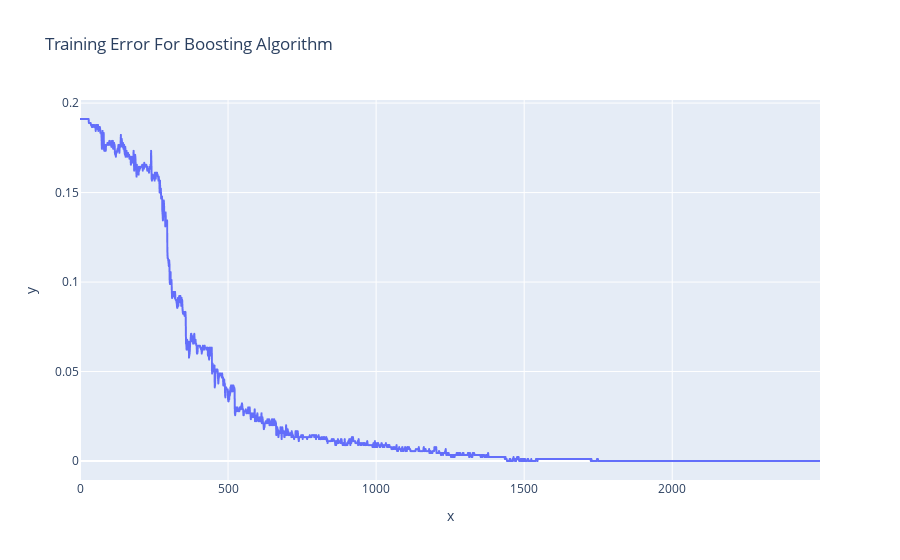

Notebook code for this chart:
### Code cell
import plotly.express as px
fig = px.line(y=training_err, x=range(len(training_err)), title=f"Training Error For Boosting Algorithm")
fig.show()

### Figure 1 — Plotly figure (JSON) as saved in the notebook; plotly's stock layout.template omitted (floating-point values rounded to 4 significant figures; data arrays with more than 128 entries replaced by an {"elided": "..."} marker saying what was removed)
{"data": [{"hovertemplate": "x=%{x}<br>y=%{y}<extra></extra>", "legendgroup": "", "line": {"color": "#636efa", "dash": "solid"}, "marker": {"symbol": "circle"}, "mode": "lines", "name": "", "showlegend": false, "type": "scattergl", "x": {"elided": "2500 int values"}, "xaxis": "x", "y": {"elided": "2500 float values"}, "yaxis": "y"}], "layout": {"legend": {"tracegroupgap": 0}, "title": {"text": "Training Error For Boosting Algorithm"}, "xaxis": {"anchor": "y", "domain": [0, 1], "title": {"text": "x"}}, "yaxis": {"anchor": "x", "domain": [0, 1], "title": {"text": "y"}}}}
